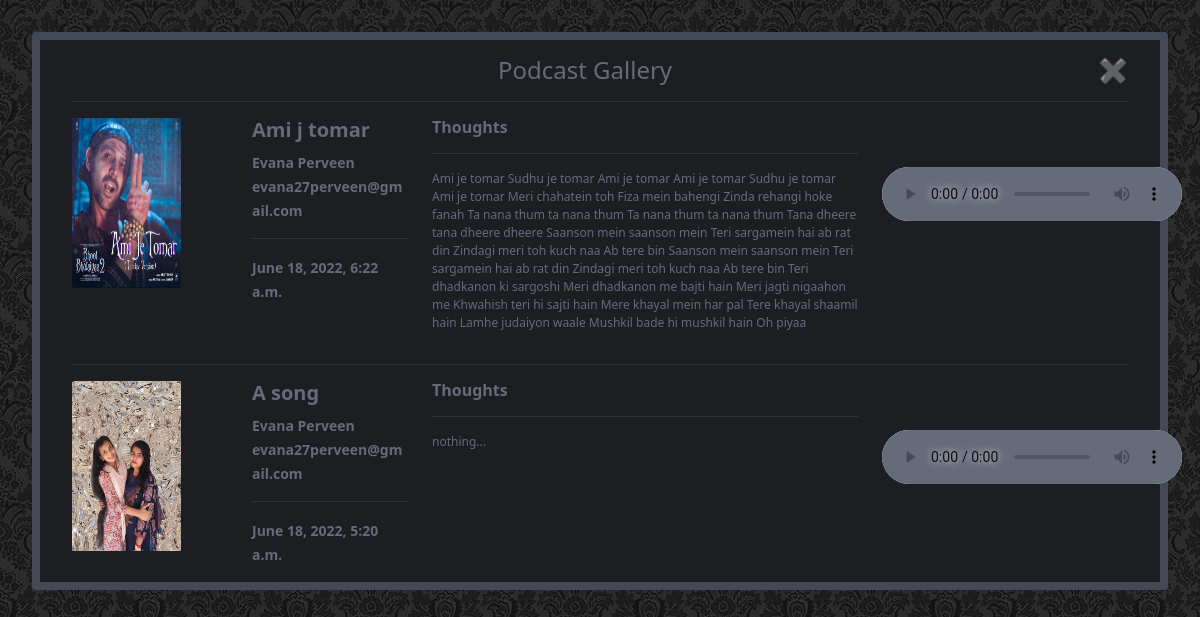
/content/pod-showcase/, run on the app's committed database.
### App_content/models.py (models this page shows)
class PodcastModel(models.Model):
    host = models.ForeignKey(User, on_delete=models.CASCADE, related_name='podcast_creator')
    title = models.CharField(max_length=800)
    description = models.TextField(blank=True, null=True)
    cover_image = models.ImageField(upload_to='podcast_images', blank=True, null=True)
    audio_file = models.FileField(upload_to='music', blank=False, null=False)
    created_on = models.DateTimeField(auto_now_add=True)
    update_date = models.DateTimeField(auto_now=True)
    status = models.BooleanField(default=True)
    class Meta:
        ordering = ['-created_on']

### App_content/views.py (the view)
# urls.py: path('pod-showcase/', views.podcast_listview, name='pod-showcase'),
def podcast_listview(request):
    pod_list = PodcastModel.objects.filter(status=True)
    content = {
        'pod_list': pod_list,
    }
    return render(request, 'App_content/podcast_listview.html', context=content)

### templates/App_content/podcast_listview.html (shortened to what this page needs)
{% load static %}
<!DOCTYPE html>
<html lang="en">
<head>
    <link href="https://cdn.jsdelivr.net/npm/bootstrap@5.1.3/dist/css/bootstrap.min.css" rel="stylesheet"
>
</head>
<body>
<div class="container-fluid">
    <div class="card">
        <div class="card-body">
            <h4 class="card-title text-center">Podcast Gallery<span><a href="{% url 'App_post:home' %}"
                                                                       style="float: right; text-decoration: none; color: #666B7AFF">✖</a></span>
            </h4>
            {% for pod in pod_list %}
                <hr>
                <div class="row">
                    <div class="form-group col-lg-2 col-md-6 col-sm-12">
                        <img src="{{ pod.cover_image.url }}" alt="{% static 'images/podcast_alt.jpg' %}" height="170px"
                             width="70%">
                    </div>
                    <div class="form-group col-lg-2 col-md-6 col-sm-12">
                        <h5><b>{{ pod.title }}</b></h5>
                        <small>{{ pod.host.first_name }} {{ pod.host.last_name }}</small><br>
                        <small>{{ pod.host.email }}</small><br>
                        <hr>
                        <small>{{ pod.created_on }}</small>
                    </div>
                    <div class="form-group col-lg-5 col-md-6 col-sm-12">
                        <h6><b>Thoughts</b></h6>
                        <hr>
                        <p style="font-size: 12px; font-weight: 400">{{ pod.description }}</p>
                    </div>
                    <div class="form-group col-lg-3 col-md-6 col-sm-12">
                        <audio src="{{ pod.audio_file.url }}" controls style="margin-top: 20%; ">play</audio>
                    </div>
                </div>
            {% endfor %}
        </div>
    </div>
</div>
</body>
</html>

### templates/App_content/podcast_listview.html (style rules this page uses)
* { box-sizing: border-box; }

### data on the page
PodcastModel: cover_image (picture), title "Ami j tomar", host.first_name "Evana", host.last_name "Perveen", host.email "evana27perveen@gmail.com", created_on "June 18, 2022, 6:22 a.m.", description "Ami je tomar Sudhu je tomar Ami je tomar Ami je tomar Sudhu je tomar Ami je tomar Meri chahatein toh Fiza mein bahengi Zinda rehangi hoke fanah Ta nana thum ta nana thum Ta nana thum ta nana thum Tana dheere tana dheere dheere Saanson mein saanson mein Teri sargamein hai ab rat din Zindagi meri toh kuch naa Ab tere bin Saanson mein saanson mein Teri sargamein hai ab rat din Zindagi meri toh kuch naa Ab tere bin Teri dhadkanon ki sargoshi Meri dhadkanon me bajti hain Meri jagti nigaahon me Khwahish teri hi sajti hain Mere khayal mein har pal Tere khayal shaamil hain Lamhe judaiyon waale Mushkil bade hi mushkil hain Oh piyaa"
PodcastModel: cover_image (picture), title "A song", host.first_name "Evana", host.last_name "Perveen", host.email "evana27perveen@gmail.com", created_on "June 18, 2022, 5:20 a.m.", description "nothing..."
